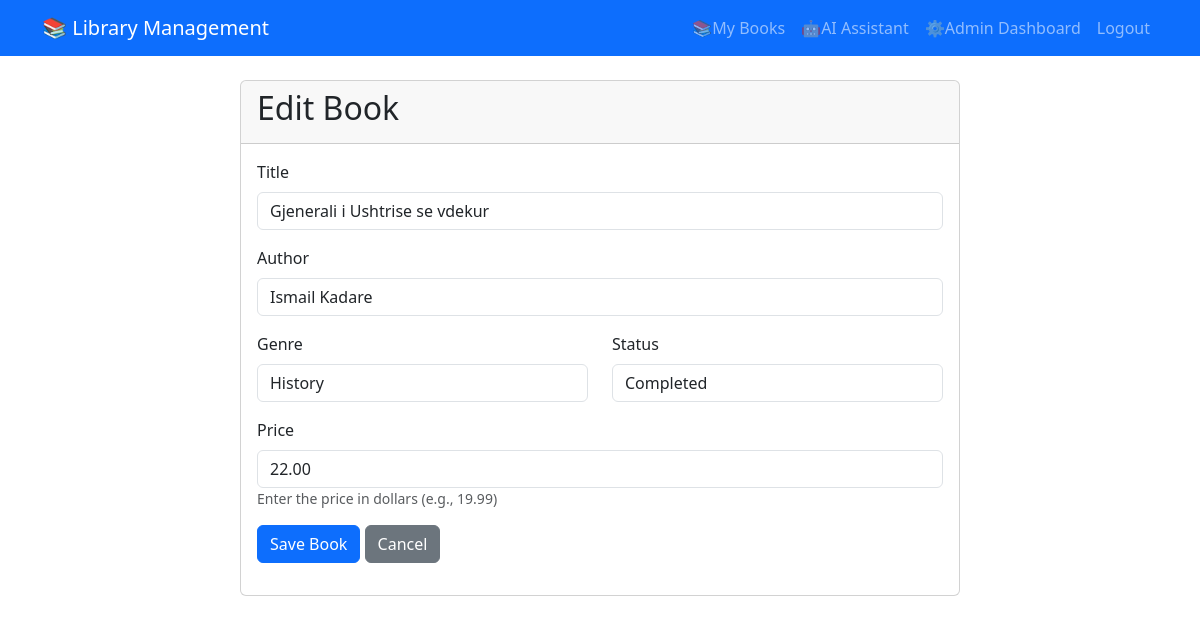
The app's page /book/2/edit (signed in) with its own data.
### models.py (models this page shows, shortened)
class Book(db.Model):
    id = db.Column(db.Integer, primary_key=True)
    title = db.Column(db.String(100), nullable=False)
    author = db.Column(db.String(100), nullable=False)
    genre = db.Column(db.String(50), nullable=False)
    status = db.Column(db.String(20), nullable=False, default='To Read')
    price = db.Column(db.Float, default=0.0)
    date_added = db.Column(db.DateTime, nullable=False, default=datetime.utcnow)
    user_id = db.Column(db.Integer, db.ForeignKey('user.id'), nullable=False) #foreign key to User model

### app.py (the view)
@app.route('/book/<int:book_id>/edit', methods=['GET', 'POST'])
@login_required
def edit_book(book_id):
    book = Book.query.get_or_404(book_id)
    if book.owner != current_user and not current_user.is_admin:
        abort(403)
    form = BookForm()
    if form.validate_on_submit():
        book.title = form.title.data
        book.author = form.author.data
        book.genre = form.genre.data
        book.status = form.status.data
        book.price = form.price.data
        db.session.commit()
        flash(f'"{book.title}" has been updated!', 'success')
        if current_user.is_admin and book.owner != current_user:
            return redirect(url_for('admin_dashboard'))
        return redirect(url_for('books_page'))
    elif request.method == 'GET':
        form.title.data = book.title
        form.author.data = book.author
        form.genre.data = book.genre
        form.status.data = book.status
        form.price.data = book.price
    return render_template('book_form.html',
                          title= book.title,
                          form=form,
                          legend='Edit Book',
                          book=book)

### app.py (called while the page is built)
@login_manager.user_loader
def load_user(user_id):
    return User.query.get(int(user_id))

### templates/book_form.html (shortened to what this page needs)
{% extends "base.html" %}
{% block content %}
<div class="container mt-4">
    <div class="row justify-content-center">
        <div class="col-md-8">
            <div class="card">
                <div class="card-header">
                    <h2>{{ legend }}</h2>
                </div>
                <div class="card-body">
                    <form method="POST" action="">
                        <div class="mb-3">
                            {{ form.title.label(class="form-label") }}
                            {% if form.title.errors %}
                                {{ form.title(class="form-control is-invalid") }}
                                <div class="invalid-feedback">
                                    {% for error in form.title.errors %}
                                        <span>{{ error }}</span>
                                    {% endfor %}
                                </div>
                            {% else %}
                                {{ form.title(class="form-control", placeholder="e.g., The Great Gatsby") }}
                            {% endif %}
                        </div>
                        <div class="mb-3">
                            {{ form.author.label(class="form-label") }}
                            {% if form.author.errors %}
                                {{ form.author(class="form-control is-invalid") }}
                                <div class="invalid-feedback">
                                    {% for error in form.author.errors %}
                                        <span>{{ error }}</span>
                                    {% endfor %}
                                </div>
                            {% else %}
                                {{ form.author(class="form-control", placeholder="e.g., F. Scott Fitzgerald") }}
                            {% endif %}
                        </div>
                        <div class="row">
                            <div class="col-md-6 mb-3">
                                {{ form.genre.label(class="form-label") }}
                                {% if form.genre.errors %}
                                    {{ form.genre(class="form-control is-invalid") }}
                                    <div class="invalid-feedback">
                                        {% for error in form.genre.errors %}
                                            <span>{{ error }}</span>
                                        {% endfor %}
                                    </div>
                                {% else %}
                                    {{ form.genre(class="form-control") }}
                                {% endif %}
                            </div>
                            <div class="col-md-6 mb-3">
                                {{ form.status.label(class="form-label") }}
                                {% if form.status.errors %}
                                    {{ form.status(class="form-control is-invalid") }}
                                    <div class="invalid-feedback">
                                        {% for error in form.status.errors %}
                                            <span>{{ error }}</span>
                                        {% endfor %}
                                    </div>
                                {% else %}
                                    {{ form.status(class="form-control") }}
                                {% endif %}
                            </div>
                        </div>
                        <div class="mb-3">
                            {{ form.price.label(class="form-label") }}
                            {% if form.price.errors %}
                                {{ form.price(class="form-control is-invalid") }}
                                <div class="invalid-feedback">
                                    {% for error in form.price.errors %}
                                        <span>{{ error }}</span>
                                    {% endfor %}
                                </div>
                            {% else %}
                                {{ form.price(class="form-control", placeholder="0.00") }}
                            {% endif %}
                            <small class="form-text text-muted">Enter the price in dollars (e.g., 19.99)</small>
                        </div>
                        <div class="mb-3">
                            {{ form.submit(class="btn btn-primary") }}
                            {% if book is defined and current_user.is_admin %}
                                <a href="{{ url_for('admin_dashboard') }}" class="btn btn-secondary">Cancel</a>
                            {% else %}
                                <a href="{{ url_for('books_page') }}" class="btn btn-secondary">Cancel</a>
                            {% endif %}
                        </div>
                    </form>
                </div>
            </div>
        </div>
    </div>
</div>
{% endblock content %}

### records on screen
Book: title "Gjenerali i Ushtrise se vdekur", author "Ismail Kadare", genre "History", status "Completed", price "22.00"

### other values on screen
{{ legend }} "Edit Book"
